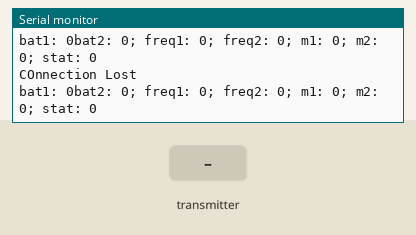
Simulated run of this sketch. Board: Arduino Uno, built for the host (arithmetic inside an expression is 32-bit, double 64-bit). Shown: the last lines printed to the serial monitor. The inputs (shaded band) are chosen by the test bench. No radio packets arrive unless stated.

Above: at 1.2 s.
1.3 s: the transmitter starts sending bat1 = 25
At 2.2 s:
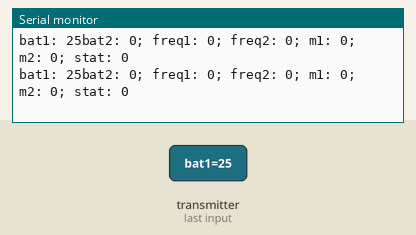
4.3 s: the transmitter starts sending bat2 = 25
At 4.9 s:
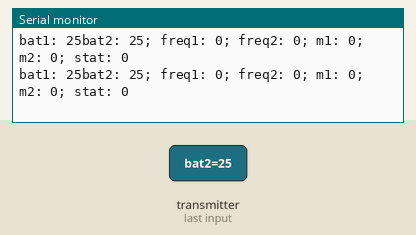
7.3 s: the transmitter starts sending freq1 = 256
At 8.0 s:
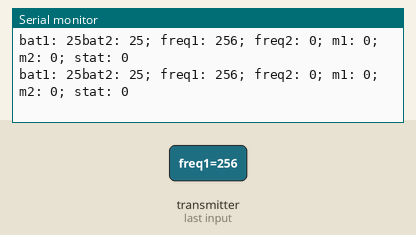
10.3 s: the transmitter starts sending freq2 = 256
At 11.3 s:
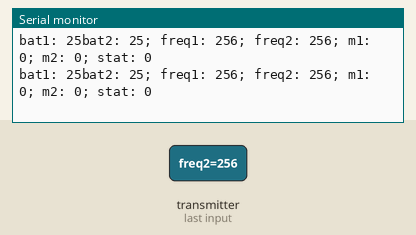

The sketch:

Telem_Receiver_test.ino
```cpp
#include <SPI.h>
#include <nRF24L01.h>
#include <RF24.h>
RF24 radio(PB0, PA4);   // nRF24L01 (CE, CSN)PB13,PB12 PB0, PA4
const byte sendaddress[6] = "11011";
unsigned long lastReceiveTime = 0;
unsigned long currentTime = 0;
// Max size of this struct is 32 bytes - NRF24L01 buffer limit
struct Send_Package {
  short bat1;
  short bat2;
  short freq1;//l1
  short freq2;
  short m1;
  short m2;
  byte stat;

};
Send_Package Send; //Create a variable with the above structure

void setup() {


  Serial.begin(115200);
  radio.begin();
  radio.openReadingPipe(1, sendaddress);

  radio.setAutoAck(false);
  radio.setDataRate(RF24_250KBPS);
  radio.setPALevel(RF24_PA_LOW);
  radio.startListening(); //  Set the module as receiver
  resetData();

  //pinMode(PB3, OUTPUT);
}
void loop() {
  // Check whether there is data to be received
  if (radio.available()) {
    radio.read(&Send, sizeof(Send_Package)); // Read the whole data and store it into the 'data' structure
    lastReceiveTime = millis(); // At this moment we have received the data
  }
  // Check whether we keep receving data, or we have a connection between the two modules
  currentTime = millis();

  if ( currentTime - lastReceiveTime > 1000 ) { // If current time is more then 1 second since we have recived the last data, that means we have lost connection
    resetData(); // If connection is lost, reset the data. It prevents unwanted behavior, for example if a drone has a throttle up and we lose connection, it can keep flying unless we reset the values
  Serial.println("COnnection Lost");


  }

  /*
  short roll_angle;
  short pitch_angle;
  short bat1;
  short bat2;
  byte rssi;
  byte flight_mode;
  byte altitude_meters;
  byte error;
  byte number_used_sats;
  int l_lat_gps;
  int l_lon_gps;
  byte start;
   */
  // Print the data in the Serial Monitor
  Serial.print("bat1: ");
  Serial.print(Send.bat1);
  Serial.print("bat2: ");
  Serial.print(Send.bat2);
  Serial.print("; freq1: ");
  Serial.print(Send.freq1);
  Serial.print("; freq2: ");
  Serial.print(Send.freq2);
  Serial.print("; m1: ");
  Serial.print(Send.m1);
  Serial.print("; m2: ");
  Serial.print(Send.m2);
  Serial.print("; stat: ");
  Serial.println(Send.stat);


}


//Channel 1 => Roll     => data.Rx
//Channel 2 => pitch    => data.Ry
//Channel 3 => throttle => data.Ly
//Channel 4 => yaw      => data.Lx


void resetData() {

}
```

Measured:
- after the input at 1.3 s, the serial monitor: prints a new line at once (image 1)
- after the input at 4.3 s, the serial monitor: prints a new line at once (image 2)
- after the input at 7.3 s, the serial monitor: prints a new line at once (image 3)
- after the input at 10.3 s, the serial monitor: prints a new line at once (image 4)
